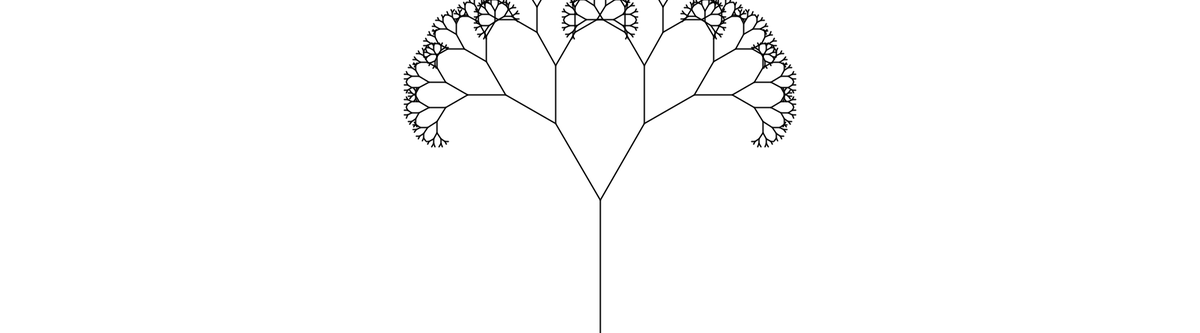
Frame 1 (no input)
Frame 2 (the mouse pressed at the canvas centre, redrawn once): identical to frame 1, image omitted

The Processing sketch that drew this single still picture (run headless with seeded random() and noise(); the mouse was pressed at the canvas centre and the sketch redrawn once):

// Processing sketch: LSystem_Tree
// ── LSystem_Tree.pde

// Renders a simple tree-like structure via recursion
// Branching angle calculated as a function of horizontal mouse location

float theta;   

void setup() {
  size(1800, 500);
  smooth();
}

void draw() {
  background(255);
  // Let's pick an angle 0 to 90 degrees based on the mouse position
  theta = PI/6;

  // Start the tree from the bottom of the screen
  translate(width/2, height);
  stroke(0);
  branch(200,0);
  save("chapter08_exc06.png");
  noLoop();
}

void branch(float len, int level) {
  // Each branch will be 2/3rds the size of the previous one

  //float sw = map(len,2,120,1,10);
  //strokeWeight(sw);
  strokeWeight(2);
      
  line(0, 0, 0, -len);
  // Move to the end of that line
  translate(0, -len);

  len *= 0.66;
  level++;
  // All recursive functions must have an exit condition!!!!
  // Here, ours is when the length of the branch is 2 pixels or less
  if (level < 10) {
    pushMatrix();    // Save the current state of transformation (i.e. where are we now)
    rotate(theta);   // Rotate by theta
    branch(len,level);       // Ok, now call myself to draw two new branches!!
    popMatrix();     // Whenever we get back here, we "pop" in order to restore the previous matrix state
    // Repeat the same thing, only branch off to the "left" this time!
    pushMatrix();
    rotate(-theta);
    branch(len,level);
    popMatrix();
  }
}
